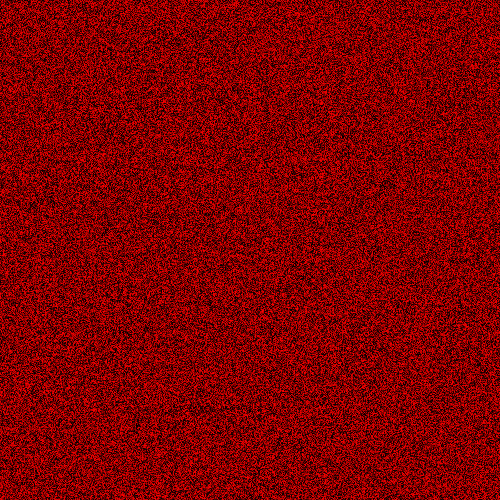
Frame 1 (no input)
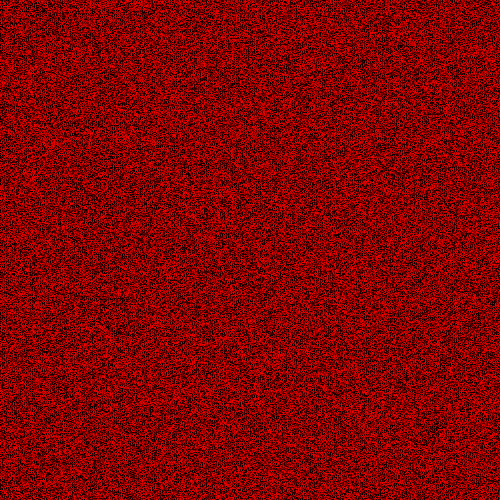
Frame 60 (the mouse pressed at the canvas centre just before this capture)
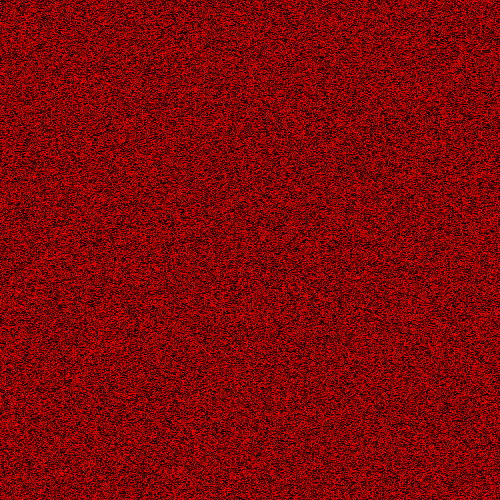
Frame 120 (the mouse held since frame 60 and released just before this capture)

The Processing sketch that drew these frames (run headless with seeded random() and noise(); from frame 60 on, the mouse is pressed at the canvas centre):

// Processing sketch: processing_138749
// ── processing_138749.pde

void setup(){
  size (500,500);
}
void draw(){
loadPixels();
for (int i=0; i < pixels.length; i++) {
  pixels[i] = color( random(255),0,0);
}
updatePixels();
}
